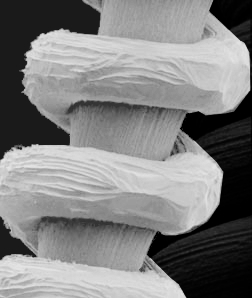
#> input picture immagini/Immagini/filamento.jpg, 252 x 298 px, found by its file name
$ python script6.py
#> lines starting #> are read from the running program, lines starting #| are printed output that depends on the picture
# -*- coding: utf-8 -*-
"""
Created on Tue Mar 18 10:36:43 2025

@author: Davide
"""

import numpy as np # importa Numpy
import matplotlib.pyplot as plt # importa Matplotlib
import scipy.ndimage as ndi # importa Scipy per le immagini
import skimage.io as io # importa il modulo Input/Output di SK-Image
import mylib
plt.close('all')

x = io.imread('filamento.jpg')
#> x is the input picture: shape (298, 252); min 0, max 231, mean 128.1
x = np.float64(x)

plt.figure(1)
plt.imshow(x, clim=[0,255], cmap='gray')

x_min = np.min(x)
#> x_min = 0
x_max = np.max(x)
#> x_max = 231

#y = x + 50
#y = mylib.fshs(x)
#y = np.log(x+1)
y = x ** 3
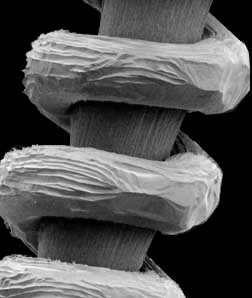
#> y: shape (298, 252) float64; min 0, max 12326391, mean 4040980.9; drawn with min black and max white

plt.figure(2)
plt.imshow(y, clim=None, cmap='gray')
plt.colorbar()

plt.figure(3)
plt.hist(x.flatten(), bins=256)
plt.xlim((0,255))

plt.figure(4)
plt.hist(y.flatten(), bins=256)
plt.xlim((0,255))
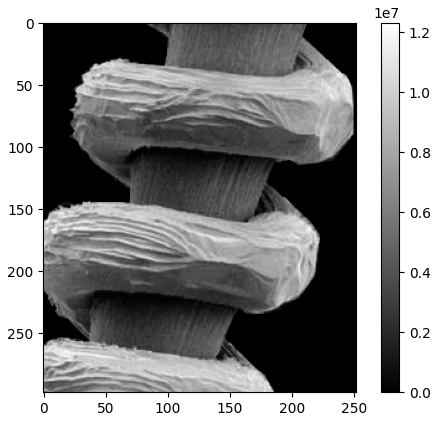
#> figure drawn by matplotlib, 2 panels
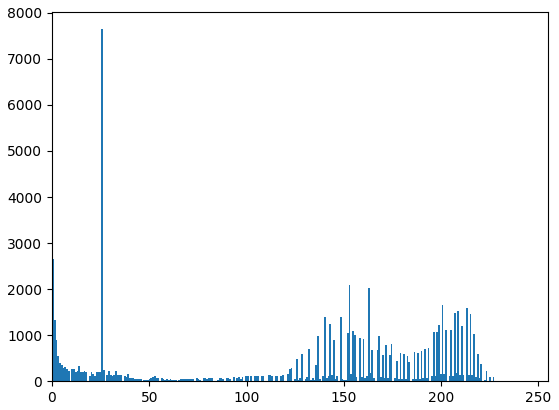
#> figure drawn by matplotlib, 1 panel; tallest bar 7645 high, from x = 25.27 to 26.17
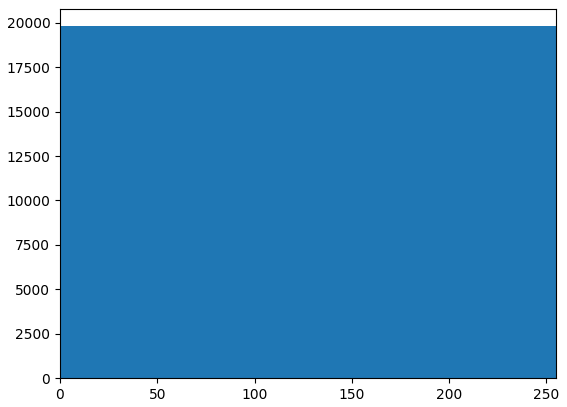
#> figure drawn by matplotlib, 1 panel; tallest bar 19805 high, from x = 0 to 48150

$ run again, with immagini/Immagini/bebe.jpg copied over immagini/Immagini/filamento.jpg
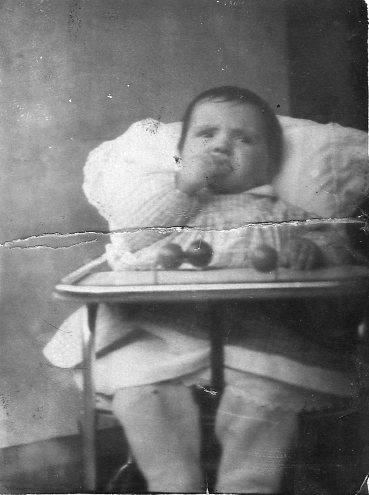
#> input picture immagini/Immagini/bebe.jpg, 369 x 495 px, found by its file name
#> x is the input picture: shape (495, 369); min 0, max 255, mean 119.7
#> x_min = 0
#> x_max = 255
#> `y = x ** 3`:
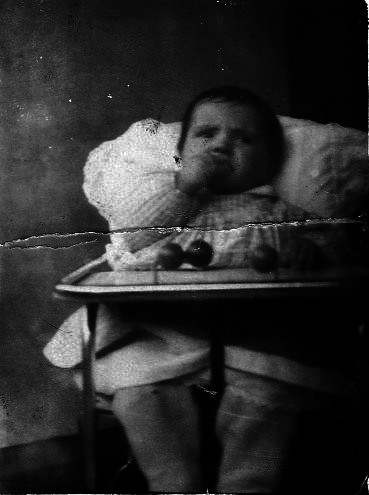
#> y: shape (495, 369) float64; min 0, max 16581375, mean 2854462.8; drawn with min black and max white
#> `plt.xlim((0,255))`:
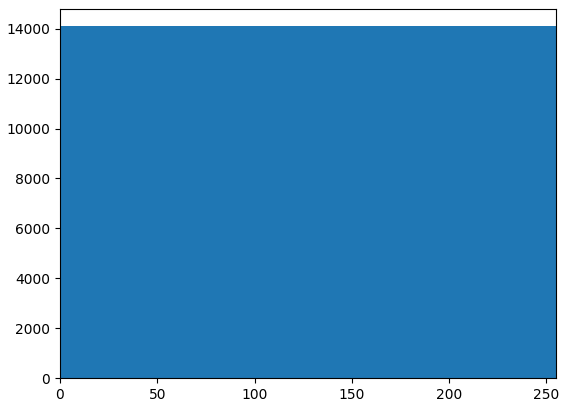
#> figure drawn by matplotlib, 1 panel; tallest bar 14099 high, from x = 0 to 64771
